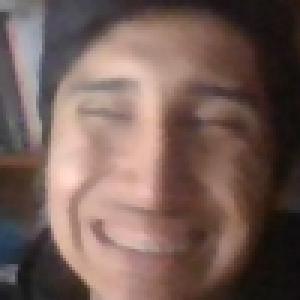
#> input picture Caras/josue/josue101.png, 100 x 100 px, given in place of the camera (shown 3 times larger)
$ jupyter execute --allow-errors IA782024.ipynb   (text cells are left out)
#> lines starting #> are read from the running program, lines starting #| are printed output that depends on the picture; after the words box and inside, x2 and y2 are one past the last pixel; in counts of white or black regions, pixels touching at a corner belong together
[cell 1]
import cv2 as cv
import numpy as np

[cell 2]
import cv2 as cv
import numpy as np
img = cv.imread('E:\\IA\\Imag\\img.jpg',0)
#> (the rest of this cell did not finish here and is left out)

[cell 3]
import numpy as np
import cv2 as cv

[cell 4]
import numpy as np
import cv2 as cv
def escala(imx, escala):
    width = int(imx.shape[1] * escala / 100)
    height = int(imx.shape[0] * escala / 100)
    size = (width, height)
    im = cv.resize(imx, size, interpolation = cv.INTER_AREA)
    return im

[cell 5]
img = cv.imread('tr.png',0)
#> (the rest of this cell did not finish here and is left out)

[cell 6]
img = cv.imread('tr.png',0)
#> (the rest of this cell did not finish here and is left out)

[cell 7]
img = cv.imread('tr.png',1)
#> (the rest of this cell did not finish here and is left out)

[cell 8]
img = cv.imread('tr.png',1)
#> (the rest of this cell did not finish here and is left out)

[cell 9]
import numpy as np
import cv2 as cv

rostro = cv.CascadeClassifier('haarcascade_frontalface_alt.xml')

[cell 10]
def escala(imx, escala):
    width = int(imx.shape[1] * escala / 100)
    height = int(imx.shape[0] * escala / 100)
    size = (width, height)
    im = cv.resize(imx, size, interpolation = cv.INTER_AREA)
    return im

[cell 11]
cap = cv.VideoCapture(0)
i = 0
while True:
    ret, frame = cap.read()
#> frame is the input picture: shape (100, 100, 3); mean B, G, R 87.5, 94.4, 117.6
    gray = cv.cvtColor(frame, cv.COLOR_BGR2GRAY)
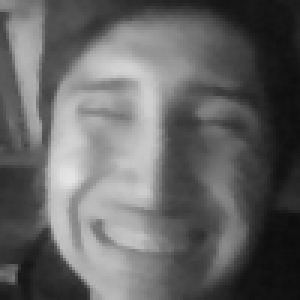
#> gray: shape (100, 100) (shown 3 times larger); min 12, max 229, mean 100.5
    rostros = rostro.detectMultiScale(gray, 1.3, 5)
#> rostros = ()
    for(x, y, w, h) in rostros:
        #frame = cv.rectangle(frame, (x,y), (x+w, y+h), (0, 255, 0), 2)
        frame2 = frame[y:y+h, x:x+w]
        #cv.imshow('rostros2', frame2)
        frame2 = cv.resize(frame2, (100,100), interpolation = cv.INTER_AREA)
        cv.imwrite('/home/likcos/caras/lalo'+str(i)+'.png', frame2)
#> this loop made 0 passes

    cv.imshow('rostros', frame)
    i=i+1
    k = cv.waitKey(1)
#> (key Esc is pressed here)
    if k == 27:
        break
cap.release()
cv.destroyAllWindows()

[cell 12]
import cv2 as cv
import numpy as np
import os

dataSet = '/home/likcos/caras'
faces  = os.listdir(dataSet)
print(faces)

labels = []
facesData = []
label = 0
for face in faces:
    facePath = dataSet+'/'+face
    for faceName in os.listdir(facePath):
        labels.append(label)
        facesData.append(cv.imread(facePath+'/'+faceName,0))
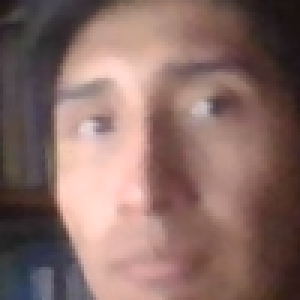
#> input picture Caras/josue/josue0.png, 100 x 100 px, found by its file name (shown 3 times larger)
    label = label + 1
#> label = 1
print(np.count_nonzero(np.array(labels)==0))

faceRecognizer = cv.face.EigenFaceRecognizer_create()
faceRecognizer.train(facesData, np.array(labels))
faceRecognizer.write('laloEigenface.xml')

[cell 13]
import cv2 as cv
import os

faceRecognizer = cv.face.EigenFaceRecognizer_create()
faceRecognizer.read('laloEigenface.xml')

cap = cv.VideoCapture(0)
rostro = cv.CascadeClassifier('haarcascade_frontalface_alt.xml')
while True:
    ret, frame = cap.read()
    if ret == False: break
    gray = cv.cvtColor(frame, cv.COLOR_BGR2GRAY)
    cpGray = gray.copy()
    rostros = rostro.detectMultiScale(gray, 1.3, 3)
    for(x, y, w, h) in rostros:
        frame2 = cpGray[y:y+h, x:x+w]
        frame2 = cv.resize(frame2,  (100,100), interpolation=cv.INTER_CUBIC)
        result = faceRecognizer.predict(frame2)
        #cv.putText(frame, '{}'.format(result), (x,y-20), 1,3.3, (255,255,0), 1, cv.LINE_AA)
        if result[1] > 2800:
            cv.putText(frame,'{}'.format(faces[result[0]]),(x,y-25),2,1.1,(0,255,0),1,cv.LINE_AA)
            cv.rectangle(frame, (x,y),(x+w,y+h),(0,255,0),2)
        else:
            cv.putText(frame,'Desconocido',(x,y-20),2,0.8,(0,0,255),1,cv.LINE_AA)
            cv.rectangle(frame, (x,y),(x+w,y+h),(0,0,255),2)
#> this loop made 1 pass
#> pass 1, `frame2 = cpGray[y:y+h, x:x+w]`:
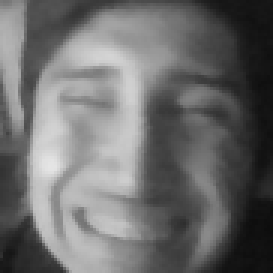
#> frame2: shape (91, 91) (shown 3 times larger); min 13, max 229, mean 108.6
#> after the loop:
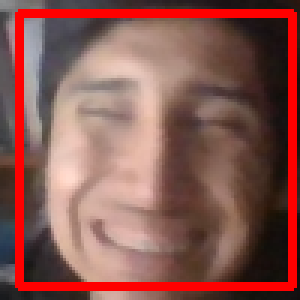
#> frame: shape (100, 100, 3) (shown 3 times larger); 10.88% of pixels changed, all inside (x1, y1, x2, y2) = (5, 3, 99, 97)
    cv.imshow('frame', frame)
    k = cv.waitKey(1)
#> (key Esc is pressed here)
    if k == 27:
        break
cap.release()
cv.destroyAllWindows()
